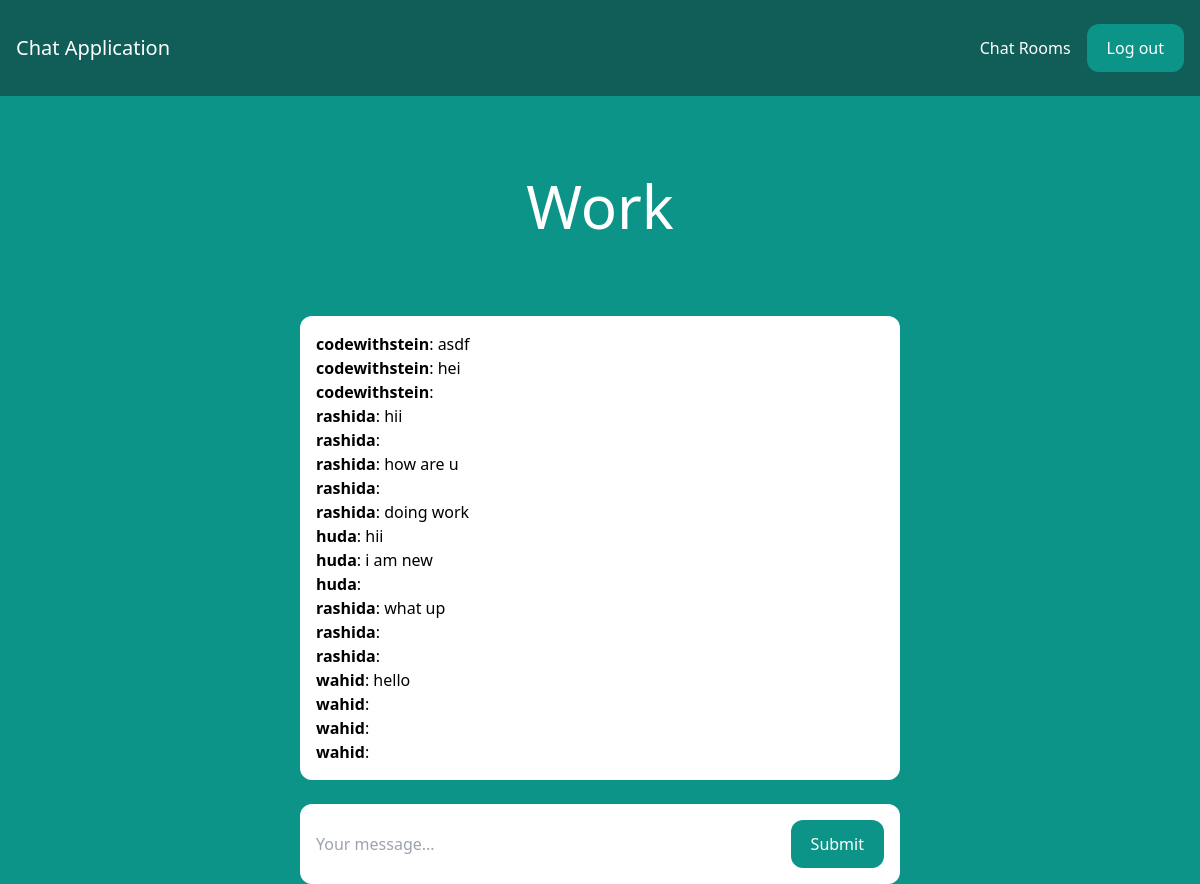
Page /rooms/work/ (signed in) on the committed database.
### room/models.py (models this page shows)
class Room(models.Model):
    name = models.CharField(max_length=255)
    slug = models.SlugField(unique=True)

class Message(models.Model):
    room = models.ForeignKey(Room, related_name='messages', on_delete=models.CASCADE)
    user = models.ForeignKey(User, related_name='messages', on_delete=models.CASCADE)
    content = models.TextField()
    date_added = models.DateTimeField(auto_now_add=True)
    class Meta:
        ordering = ('date_added',)

### room/views.py (the view)
# urls.py: path('rooms/', include('room.urls')),
@login_required
def room(request, slug):
    room = Room.objects.get(slug=slug)
    messages = Message.objects.filter(room=room)[0:25]
    return render(request, 'room/room.html', {'room': room, 'messages': messages})

### room/templates/room/room.html (shortened to what this page needs)
{% extends 'core/base.html' %}
{% block content %}
<div class="p-10 lg:p-20 text-center">
    <h1 class="text-3xl lg:text-6xl text-white">{{ room.name }}</h1>
</div>
<div class="lg:w-2/4 mx-4 lg:mx-auto p-4 bg-white rounded-xl">
    <div class="chat-messages space-y-3" id="chat-messages">
        {% for m in messages %}<b>{{ m.user.username }}</b>: {{ m.content }}<br>{% endfor %}
    </div>
</div>
<div class="lg:w-2/4 mt-6 mx-4 lg:mx-auto p-4 bg-white rounded-xl">
    <form method="post" action="." class="flex">
        <input type="text" name="content" class="flex-1 mr-3" placeholder="Your message..." id="chat-message-input">
        <button
            class="px-5 py-3 rounded-xl text-white bg-teal-600 hover:bg-teal-700"
            id="chat-message-submit"
        >Submit</button>
    </form>
</div>
{% endblock %}

### core/templates/core/base.html (shortened to what this page needs)
<!DOCTYPE html>
<html>
    <head>
        <script src="https://cdn.tailwindcss.com"></script>
    </head>
    <body class="bg-teal-600">
        <nav class="flex items-center justify-between px-4 py-6 bg-teal-800">
            <div>
                <a href="/" class="text-xl text-white">Chat Application</a>
            </div>
            <div class="flex items-center space-x-4">
                {% if request.user.is_authenticated %}
                    <a href="/rooms/" class="text-white hover:text-gray-200">Chat Rooms</a>
                    <a href="/logout/" class="px-5 py-3 rounded-xl text-white bg-teal-600 hover:bg-teal-700">Log out</a>
                {% else %}
                    <a href="/login/" class="text-white hover:text-gray-200">Log in</a>
                    <a href="/signup/" class="px-5 py-3 rounded-xl text-white bg-teal-600 hover:bg-teal-700">Sign up</a>
                {% endif %}
            </div>
        </nav>
        {% block content %}
        {% endblock %}
    </body>
</html>

### rows in the picture
Room: name "Work"
Message: user.username "codewithstein", content "asdf"
Message: user.username "codewithstein", content "hei"
Message: user.username "codewithstein"
Message: user.username "rashida", content "hii"
Message: user.username "rashida"
Message: user.username "rashida", content "how are u"
Message: user.username "rashida"
Message: user.username "rashida", content "doing work"
Message: user.username "huda", content "hii"
Message: user.username "huda", content "i am new"
Message: user.username "huda"
Message: user.username "rashida", content "what up"
Message: user.username "rashida"
Message: user.username "rashida"
Message: user.username "wahid", content "hello"
Message: user.username "wahid"
Message: user.username "wahid"
Message: user.username "wahid"
